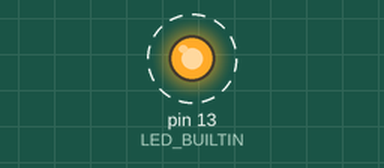
A sketch run on a simulated Arduino Leonardo, built with avr-gcc and run on an emulated ATmega32U4. On the bench: output pins drawn as LEDs (lit = HIGH). Dashed ring = blinking.

Above: at 1.5 s.
Timing chart, 0 to 5.6 s (numbered marks = the images above):
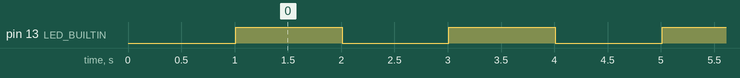

Measured:
- by itself, pin 13 (LED_BUILTIN): alternates HIGH for 1.0 s and LOW for 1.0 s

The sketch:

app.ino
```cpp
#line 2 "basic.ino"

// #define TESTING 1

// Adapted from:
// https://github.com/mmurdoch/arduinounit/blob/master/examples/basic/basic.ino

#ifdef TESTING
#include <AUnit.h>

test(correct)
{
  int x = 1;
  assertEqual(x, 1);
}

test(incorrect)
{
  int x = 1;
  assertNotEqual(x, 1);
}

#endif

//----------------------------------------------------------------------------
// setup() and loop()
//----------------------------------------------------------------------------

void setup()
{
  delay(1000);          // wait for stability on some boards to prevent garbage Serial
  Serial.begin(115200); // ESP8266 default of 74880 not supported on Linux
  while (!Serial)
    ; // for the Arduino Leonardo/Micro only

  pinMode(LED_BUILTIN, OUTPUT);
}

void loop()
{
#ifdef TESTING
  aunit::TestRunner::run();
#endif

  digitalWrite(LED_BUILTIN, HIGH); // turn the LED on (HIGH is the voltage level)
  delay(1000);                     // wait for a second
  digitalWrite(LED_BUILTIN, LOW);  // turn the LED off by making the voltage LOW
  delay(1000);                     // wait for a second
}
```
